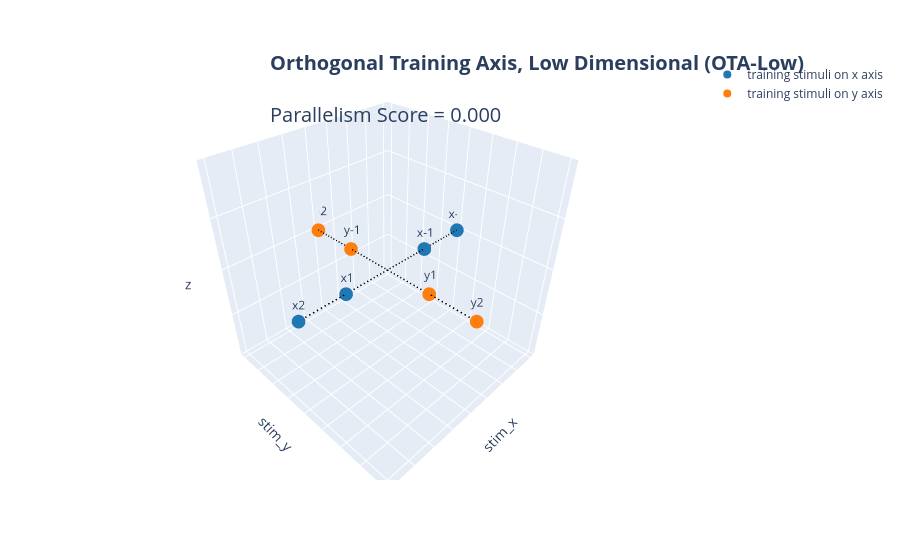

The notebook cell saved with this chart:
### Code cell
pxfig = px.line_3d(plt_df,x="stim_x",y="stim_y",z=np.zeros((plt_df.shape[0],)),
                    text="stim_name",
                    line_group="training_axsetstr",
                    color_discrete_sequence=["black"],
                    line_dash_sequence=["dash"],
                    #range_x=[-0.5,5.5],
                    #range_y=[-0.5,5.5],
                    #range_z=[-0.5,5.5]
                     )
pxfig.update_traces(
    line=dict(
        width=3
    )
)
for k,(ta,tadf) in enumerate(plt_df.groupby("training_axsetstr")):#["stim_x","stim_y"]
    print(k)
    trace_arr = tadf[["stim_x","stim_y"]].to_numpy()
    pxfig.add_trace(
        go.Scatter3d(
            x=trace_arr[:,0], y=trace_arr[:,1],z=np.zeros((trace_arr.shape[0],)), 
            mode='markers',
            marker=dict(
                color=[cpal[ta]] * trace_arr.shape[0],
                #symbol=sdict[ta[0]],
                #color=cpal[ta[1]],
                #line=dict(width=10,
                #          color=cpal[ta[1]])
            ),
            name=f"training stimuli on {tadf['training_axsetstr'].to_numpy()[0]} axis",

        )
    )

pxfig.update_layout(
    scene=dict(
        xaxis=dict(showticklabels=False),
        yaxis=dict(showticklabels=False),
        zaxis=dict(showticklabels=False),
        aspectmode="cube"
    ),
    title_text = "Orthogonal Training Axis, Low Dimensional (OTA-Low)",
    title_subtitle_text='Parallelism Score = 0.000',
    title_x=0.3,title_y=0.9,
    title_font_weight="bold",title_font_size=20,
    title_subtitle_font_size=20,
    
)
checkdir(os.path.join(ROIRSAdir,"MDS","training_nocenter"))
pxfig.write_html(os.path.join(ROIRSAdir,"MDS","training_nocenter","orthogonal_lines.html"))
pxfig

### Figure 1 — Plotly figure (JSON) as saved in the notebook; plotly's stock layout.template omitted (floating-point values rounded to 4 significant figures)
{"data": [{"hovertemplate": "training_axset=x<br>stim_x=%{x}<br>stim_y=%{y}<br>z=%{z}<br>stim_name=%{text}<extra></extra>", "legendgroup": "", "line": {"color": "black", "dash": "dash", "width": 3}, "marker": {"symbol": "circle"}, "mode": "lines+markers+text", "name": "", "scene": "scene", "showlegend": false, "text": ["x-2", "x-1", "x1", "x2"], "type": "scatter3d", "x": [-2, -1, 1, 2], "y": [0, 0, 0, 0], "z": [0, 0, 0, 0]}, {"hovertemplate": "training_axset=y<br>stim_x=%{x}<br>stim_y=%{y}<br>z=%{z}<br>stim_name=%{text}<extra></extra>", "legendgroup": "", "line": {"color": "black", "dash": "dash", "width": 3}, "marker": {"symbol": "circle"}, "mode": "lines+markers+text", "name": "", "scene": "scene", "showlegend": false, "text": ["y-2", "y-1", "y1", "y2"], "type": "scatter3d", "x": [0, 0, 0, 0], "y": [-2, -1, 1, 2], "z": [0, 0, 0, 0]}, {"marker": {"color": ["#1f77b4", "#1f77b4", "#1f77b4", "#1f77b4"]}, "mode": "markers", "name": "training stimuli on x axis", "type": "scatter3d", "x": [-2, -1, 1, 2], "y": [0, 0, 0, 0], "z": [0, 0, 0, 0]}, {"marker": {"color": ["#ff7f0e", "#ff7f0e", "#ff7f0e", "#ff7f0e"]}, "mode": "markers", "name": "training stimuli on y axis", "type": "scatter3d", "x": [0, 0, 0, 0], "y": [-2, -1, 1, 2], "z": [0, 0, 0, 0]}], "layout": {"legend": {"tracegroupgap": 0}, "margin": {"t": 60}, "scene": {"aspectmode": "cube", "domain": {"x": [0, 1], "y": [0, 1]}, "xaxis": {"showticklabels": false, "title": {"text": "stim_x"}}, "yaxis": {"showticklabels": false, "title": {"text": "stim_y"}}, "zaxis": {"showticklabels": false, "title": {"text": "z"}}}, "title": {"font": {"size": 20, "weight": "bold"}, "subtitle": {"font": {"size": 20}, "text": "Parallelism Score = 0.000"}, "text": "Orthogonal Training Axis, Low Dimensional (OTA-Low)", "x": 0.3, "y": 0.9}}}
